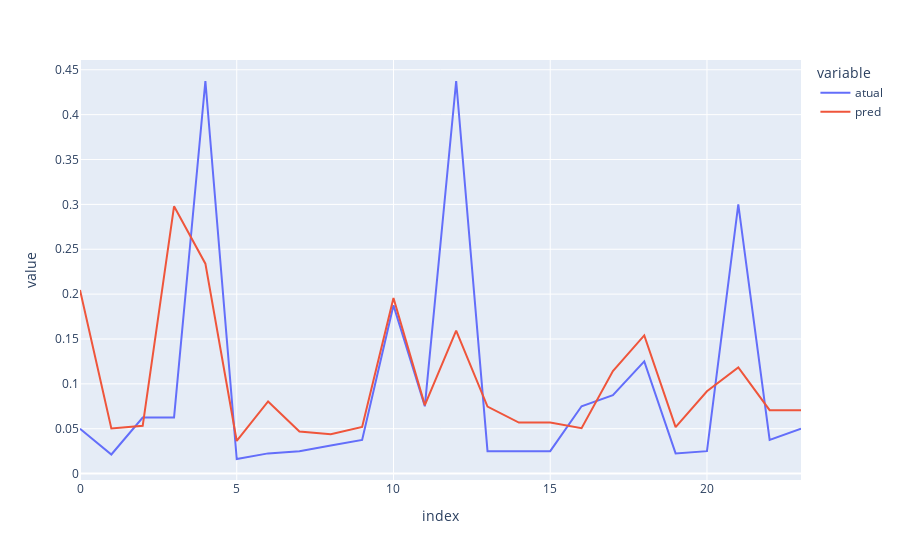

Notebook cell for this chart:
### Markdown cell above
aplicando...

### Code cell
regressorRF = RandomForestRegressor(n_estimators=mybparam[0],
                                    min_samples_split= mybparam[1],
                                    min_samples_leaf= mybparam[2],
                                    max_features=mybparam[3],
                                    max_depth= mybparam[4],
                                    bootstrap=False) 
regressorRF.fit(x_train, y_train)
previsao1 = regressorRF.predict(x_test)
print('Erro quadrátio médio: {}'.format(mean_squared_error(y_test, previsao1)))
combined1 = np.concatenate((previsao1.reshape(len(previsao1),1), y_test.reshape(len(y_test),1)),1)
#combined.columns = ["actual", "predictions"]
compara1 = pd.DataFrame(combined1,columns=['pred','atual'])
fig = px.line(compara1, x=compara1.index, y=['atual','pred'])
fig.show()

### Figure 1 — Plotly figure (JSON) as saved in the notebook; plotly's stock layout.template omitted (floating-point values rounded to 4 significant figures)
{"data": [{"hovertemplate": "variable=atual<br>index=%{x}<br>value=%{y}<extra></extra>", "legendgroup": "atual", "line": {"color": "#636efa", "dash": "solid"}, "marker": {"symbol": "circle"}, "mode": "lines", "name": "atual", "orientation": "v", "showlegend": true, "type": "scatter", "x": [0, 1, 2, 3, 4, 5, 6, 7, 8, 9, 10, 11, 12, 13, 14, 15, 16, 17, 18, 19, 20, 21, 22, 23], "xaxis": "x", "y": [0.05, 0.02125, 0.0625, 0.0625, 0.4375, 0.01625, 0.0225, 0.025, 0.03125, 0.0375, 0.1875, 0.075, 0.4375, 0.025, 0.025, 0.025, 0.075, 0.0875, 0.125, 0.0225, 0.025, 0.3, 0.0375, 0.05], "yaxis": "y"}, {"hovertemplate": "variable=pred<br>index=%{x}<br>value=%{y}<extra></extra>", "legendgroup": "pred", "line": {"color": "#EF553B", "dash": "solid"}, "marker": {"symbol": "circle"}, "mode": "lines", "name": "pred", "orientation": "v", "showlegend": true, "type": "scatter", "x": [0, 1, 2, 3, 4, 5, 6, 7, 8, 9, 10, 11, 12, 13, 14, 15, 16, 17, 18, 19, 20, 21, 22, 23], "xaxis": "x", "y": [0.2046, 0.05034, 0.05324, 0.2978, 0.2339, 0.03634, 0.08036, 0.0469, 0.04395, 0.05194, 0.1957, 0.07628, 0.1594, 0.07464, 0.05685, 0.05694, 0.05059, 0.1143, 0.1541, 0.05171, 0.09178, 0.1184, 0.07064, 0.07064], "yaxis": "y"}], "layout": {"legend": {"title": {"text": "variable"}, "tracegroupgap": 0}, "margin": {"t": 60}, "xaxis": {"anchor": "y", "domain": [0, 1], "title": {"text": "index"}}, "yaxis": {"anchor": "x", "domain": [0, 1], "title": {"text": "value"}}}}
